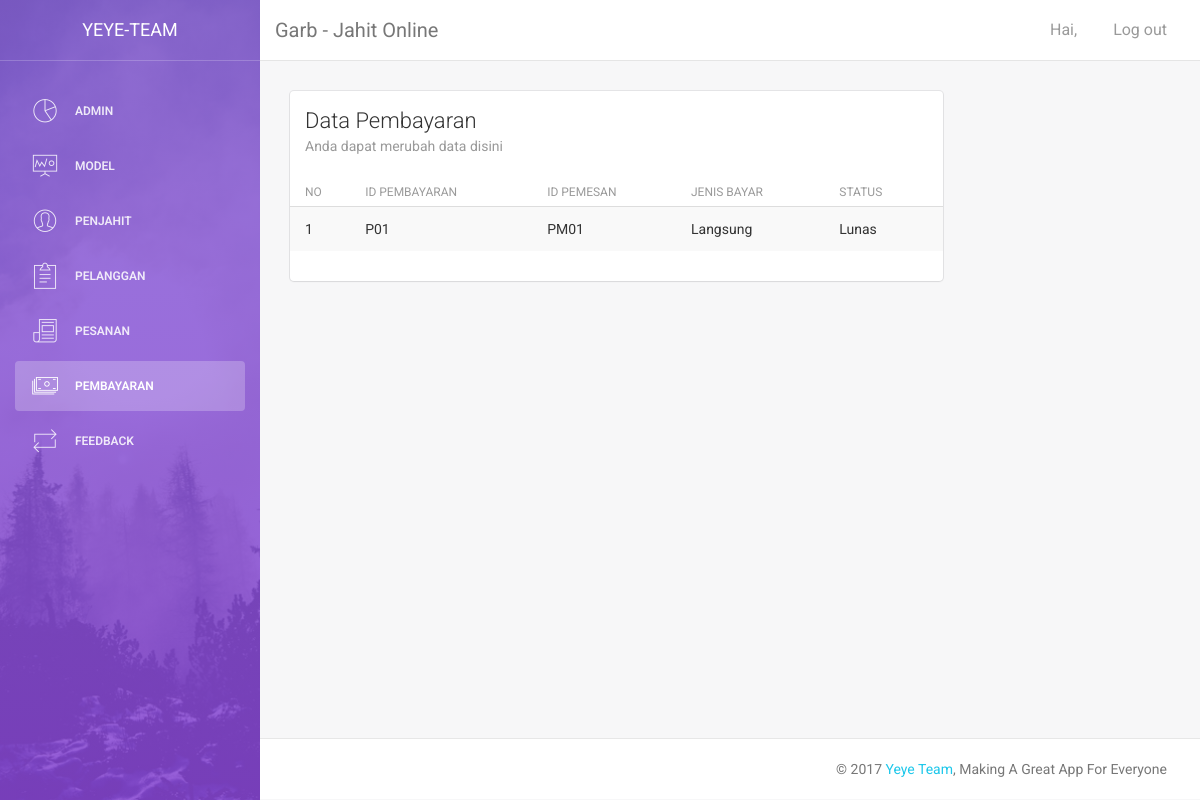
/garb/index.php/pembayaran, run on the app's committed database.
### tables this page shows
CREATE TABLE `pembayaran` (
  `id_pembayaran` varchar(10) NOT NULL,
  `id_pemesanan` varchar(10) NOT NULL,
  `jenis_bayar` varchar(30) NOT NULL,
  `jumlah_bayar` int(11) NOT NULL,
  `status` varchar(20) NOT NULL
);

### garb/application/controllers/pembayaran.php (called while the page is built, shortened)
<?php
class pembayaran extends CI_Controller{
	function __construct(){
	$this->load->model('pembayaran_model');
	$this->load->helper('url');
	}
	function index(){
		$data['pembayaran']=$this->pembayaran_model->read_pembayaran()->result();
		$this->load->view('v_pembayaran',$data);
	}
}
?>

### garb/index.php (called while the page is built, shortened)
<?php
require_once BASEPATH.'core/CodeIgniter.php';

### garb/application/models/pembayaran_model.php (called while the page is built)
<?php
 class pembayaran_model extends CI_Model{
	 function read_pembayaran(){
		 return $this->db->get('pembayaran');
	 }
 }
 ?>

### Garb/application/views/v_pembayaran.php (the view, shortened to what this page needs)
<!doctype html>
<html lang="en">
<head>
    <link href="http://localhost/garb/assets/css/bootstrap.min.css" rel="stylesheet" />
    <link href="http://localhost/garb/assets/css/animate.min.css" rel="stylesheet"/>
    <link href="http://localhost/garb/assets/css/light-bootstrap-dashboard.css" rel="stylesheet"/>
    <link href="http://localhost/garb/assets/css/demo.css" rel="stylesheet" />
    <link href="http://maxcdn.bootstrapcdn.com/font-awesome/4.2.0/css/font-awesome.min.css" rel="stylesheet">
    <link href="http://localhost/garb/assets/css/pe-icon-7-stroke.css" rel="stylesheet" />
</head>
<body>
<div class="wrapper">
    <div class="sidebar" data-color="purple" data-image="assets/img/sidebar-5.jpg">
    	<div class="sidebar-wrapper">
            <div class="logo">
                <a href="" class="simple-text">
                    Yeye-Team
                </a>
            </div>
            <ul class="nav">
                <li class="">
                    <a href="<?php echo base_url('admin'); ?>">
                        <i class="pe-7s-graph"></i>
                        <p>Admin</p>
                    </a>
                </li>
                                <li>
                    <a href="<?php echo base_url('model'); ?>">
                        <i class="pe-7s-display1"></i>
                        <p>Model</p>
                    </a>
                </li>
                <li>
                    <a href="<?php echo base_url('penjahit'); ?>">
                        <i class="pe-7s-user"></i>
                        <p>Penjahit</p>
                    </a>
                </li>
                <li>
                    <a href="<?php echo base_url('User'); ?>">
                        <i class="pe-7s-note2"></i>
                        <p>Pelanggan</p>
                    </a>
                </li>
                <li>
                    <a href="<?php echo base_url('Pemesanan'); ?>">
                        <i class="pe-7s-news-paper"></i>
                        <p>Pesanan</p>
                    </a>
                </li>
                <li class="active">
                    <a href="<?php echo base_url('Pembayaran'); ?>">
                        <i class="pe-7s-cash"></i>
                        <p>Pembayaran</p>
                    </a>
                </li>
                <li>
                    <a href="<?php echo base_url('Feedback'); ?>">
                        <i class="pe-7s-repeat"></i>
                        <p>Feedback</p>
                    </a>
                </li>
            </ul>
    	</div>
    </div>
    <div class="main-panel">
        <nav class="navbar navbar-default navbar-fixed">
            <div class="container-fluid">
                <div class="navbar-header">
                    <a class="navbar-brand" href="#">Garb - Jahit Online</a>
                </div>
                <div class="collapse navbar-collapse">
                    <ul class="nav navbar-nav navbar-right">
                        <li>
                          <a href="<?php echo base_url('admin/profil')?>">
                               <p>Hai, <?php echo $this->session->userdata("nama"); ?></p>
                           </a>
                        </li>
                        <li>
                            <a href="<?php echo base_url('login/logout'); ?>">
                                <p>Log out</p>
                            </a>
                        </li>
                    </ul>
                </div>
            </div>
        </nav>
        <div class="content">
            <div class="container-fluid">
                <div class="row">
                    <div class="col-md-9">
                        <div class="card">
                            <div class="header">
                                <h4 class="title">Data Pembayaran</h4>
                                <p class="category">Anda dapat merubah data disini</p>
                            </div>
                            <div class="content table-responsive table-full-width">
                                <table class="table table-hover table-striped">
                                    <thead>
                                        <th>No</th>
										<th>id pembayaran</th>
										<th>id pemesan</th>
										<th>jenis bayar</th>
										<th>status</th>
                                    </thead>
                                    <tbody>
                                       <?php
											$no = 1;
											foreach($pembayaran as $p){
												?>
												<tr>
													<td><?php echo $no++ ?></td>
													<td><?php echo $p->id_pembayaran ?></td>
													<td><?php echo $p->id_pemesanan ?></td>
													<td><?php echo $p->jenis_bayar ?></td>
													<td><?php echo $p->status ?></td>
												</tr>
											<?php } ?>
                                    </tbody>
                                </table>
                            </div>
                        </div>
                    </div>
                </div>
            </div>
        </div>
        <footer class="footer">
            <div class="container-fluid">
                <p class="copyright pull-right">
                    &copy; <script>document.write(new Date().getFullYear())</script> <a href="http://www.creative-tim.com">Yeye Team</a>, Making A Great App For Everyone
                </p>
            </div>
        </footer>
    </div>
</div>
</body>
</html>

### data on the page
pembayaran: id_pembayaran "P01", id_pemesanan "PM01", jenis_bayar "Langsung", status "Lunas"
